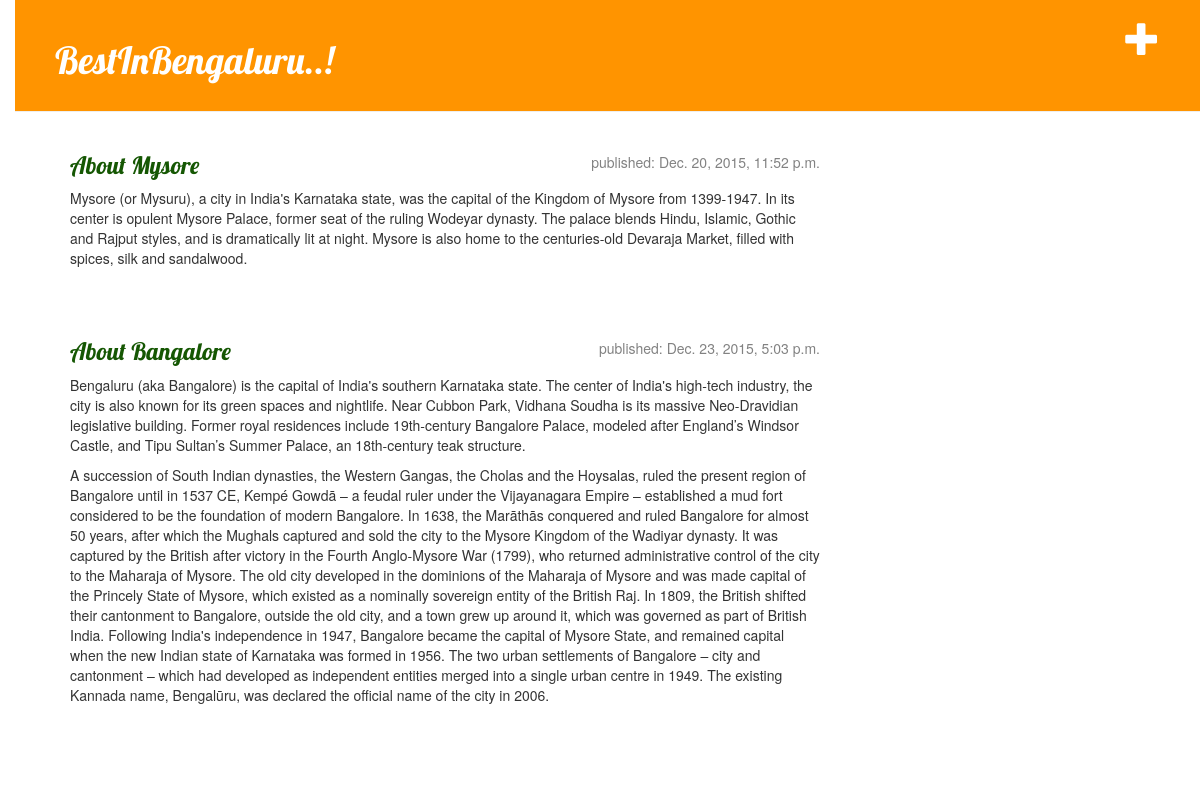
The app's page / (signed in) with its own data.
### blog/models.py (models this page shows)
class Post(models.Model):
    author=models.ForeignKey('auth.user')#ForeignKey - link to another model
    title=models.CharField(max_length=200)#CharFiled for limited number of characters
    text=models.TextField()#TextFiled for long text without a limit
    created_date=models.DateTimeField(default=timezone.now)#this a date time filed
    published_date=models.DateTimeField(blank=True, null=True)

### blog/views.py (the view)
# urls.py: url(r'^$',views.post_list,name='post_list'),
def post_list(request):
    posts=Post.objects.filter(published_date__lte=timezone.now()).order_by('published_date')
    return render(request,'blog/post_list.html',{'posts':posts})

### blog/templates/blog/post_list.html
{% extends 'blog/base.html'%}
{% block content %}
  {% for post in posts %}
    <div class="post">
      <div class="date">
        <p>published: {{ post.published_date }}</p>
      </div>
      <h3><a href="{% url 'post_detail' pk=post.pk %}">{{ post.title }}</a></h1>
      <p>{{ post.text|linebreaks }}</p>
    </div>
  {% endfor %}
{% endblock %}

### blog/static/css/blog.css (style rules this page uses)
h3 a { color: #155703; font-family: 'Lobster'; }
body { padding-left: 15px; }
h1, h2, h3, h4 { font-family: 'Lobster', cursive; }
.date { float: right; color: #828282; }
.post { margin-bottom: 70px; }

### records on screen
Post: published_date "Dec. 20, 2015, 11:52 p.m.", title "About Mysore", text "Mysore (or Mysuru), a city in India's Karnataka state, was the capital of the Kingdom of Mysore from 1399-1947. In its center is opulent Mysore Palace, former seat of the ruling Wodeyar dynasty. The palace blends Hindu, Islamic, Gothic and Rajput styles, and is dramatically lit at night. Mysore is also home to the centuries-old Devaraja Market, filled with spices, silk and sandalwood."
Post: published_date "Dec. 23, 2015, 5:03 p.m.", title "About Bangalore", text "Bengaluru (aka Bangalore) is the capital of India's southern Karnataka state. The center of India's high-tech industry, the city is also known for its green spaces and nightlife. Near Cubbon Park, Vidhana Soudha is its massive Neo-Dravidian legislative building. Former royal residences include 19th-century Bangalore Palace, modeled after England’s Windsor Castle, and Tipu Sultan’s Summer Palace, an 18th-century teak structure. A succession of South Indian dynasties, the Western Gangas, the Cholas and the Hoysalas, ruled the present region of Bangalore until in 1537 CE, Kempé Gowdā – a feudal ruler under the Vijayanagara Empire – established a mud fort considered to be the foundation of…"
